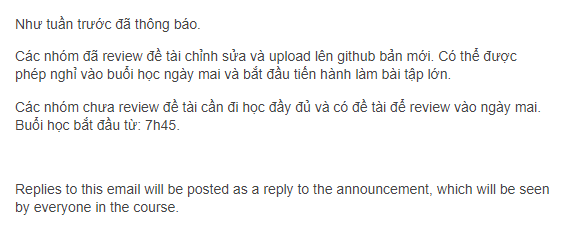
#> input picture Model/images/b9a69cac-7a94-4523-af04-5edb4cd8f344.jpg, 585 x 237 px
$ python -i predict.py   (imports and definitions only)
#> lines starting #> are read from the running program, lines starting #| are printed output that depends on the picture; after the words box and inside, x2 and y2 are one past the last pixel; in counts of white or black regions, pixels touching at a corner belong together
### Model/OCR/CRNN/model.py
# import our model, different layers and activation function
from tensorflow.keras.layers import Dense, LSTM, Reshape, BatchNormalization, Input, Conv2D, MaxPool2D, Lambda, Bidirectional, Add, Activation
from tensorflow.keras.models import Model
from tensorflow.keras.activations import relu, sigmoid, softmax
import tensorflow.keras.backend as K
from tensorflow.keras.utils import to_categorical
from tensorflow.keras.callbacks import CSVLogger, TensorBoard, ModelCheckpoint, EarlyStopping, ReduceLROnPlateau
import pandas as pd


def init_model():

    char_list =[' ', "'", '(', ')', '+', '-', '.', '/', '0', '1', '2', '3', '4', '5', '6', '7', '8', ';', 'A', 'B', 'C', 'D', 'E', 'F', 'G', 'H', 'I', 'K', 'L',
                 'M', 'N', 'O', 'P', 'Q', 'R', 'S', 'T', 'U', 'V', 'X', 'Y', 'Z', 'a', 'b', 'c', 'd', 'e', 'f', 'g', 'h', 'i', 'l', 'm', 'n', 'o', 'p', 'r', 's',
                   't', 'u', 'v', 'x', 'y', 'z', 'Â', 'Ã', 'Ê', 'Í', 'Đ', 'Ư', 'Ạ', 'Ầ', 'Ế', 'Ệ', 'Ố', 'ố', 'Ộ', 'Ỡ']

    # input with shape of height=32 and width=128
    inputs = Input(shape=(118,2522,1))

    # Block 1
    x = Conv2D(64, (3,3), padding='same')(inputs)
    x = MaxPool2D(pool_size=3, strides=3)(x)
    x = Activation('relu')(x)
    x_1 = x

    # Block 2
    x = Conv2D(128, (3,3), padding='same')(x)
    x = MaxPool2D(pool_size=3, strides=3)(x)
    x = Activation('relu')(x)
    x_2 = x

    # Block 3
    x = Conv2D(256, (3,3), padding='same')(x)
    x = BatchNormalization()(x)
    x = Activation('relu')(x)
    x_3 = x

    # Block4
    x = Conv2D(256, (3,3), padding='same')(x)
    x = BatchNormalization()(x)
    x = Add()([x,x_3])
    x = Activation('relu')(x)
    x_4 = x

    # Block5
    x = Conv2D(512, (3,3), padding='same')(x)
    x = BatchNormalization()(x)
    x = Activation('relu')(x)
    x_5 = x

    # Block6
    x = Conv2D(512, (3,3), padding='same')(x)
    x = BatchNormalization()(x)
    x = Add()([x,x_5])
    x = Activation('relu')(x)

    # Block7
    x = Conv2D(1024, (3,3), padding='same')(x)
    x = BatchNormalization()(x)
    x = MaxPool2D(pool_size=(3, 1))(x)
    x = Activation('relu')(x)

    # pooling layer with kernel size (2,2) to make the height/2 #(1,9,512)
    x = MaxPool2D(pool_size=(3, 1))(x)

    # # to remove the first dimension of one: (1, 31, 512) to (31, 512)
    squeezed = Lambda(lambda x: K.squeeze(x, 1))(x)

    # # # bidirectional LSTM layers with units=128
    blstm_1 = Bidirectional(LSTM(512, return_sequences=True, dropout = 0.2))(squeezed)
    blstm_2 = Bidirectional(LSTM(512, return_sequences=True, dropout = 0.2))(blstm_1)

    # # this is our softmax character proprobility with timesteps
    outputs = Dense(len(char_list)+1, activation = 'softmax')(blstm_2)

    # model to be used at test time

    act_model = Model(inputs, outputs)

    return act_model

### Model/OCR/CRNN/predict.py

from .model import init_model
import cv2
import matplotlib.pyplot as plt
import numpy as np
import tensorflow.keras.backend as K
import os
import pandas as pd


# load the saved best model weights
# [1 line that did not run here, left out]
current_dir = os.path.dirname(__file__)
weights_path = os.path.join(current_dir, "weights", "drugname_ocr.weights.h5")
# [1 line not run here, left out]

# predict outputs on validation images

char_list =[' ', "'", '(', ')', '+', '-', '.', '/', '0', '1', '2', '3', '4', '5', '6', '7', '8', ';', 'A', 'B', 'C', 'D', 'E', 'F', 'G', 'H', 'I', 'K', 'L',
                 'M', 'N', 'O', 'P', 'Q', 'R', 'S', 'T', 'U', 'V', 'X', 'Y', 'Z', 'a', 'b', 'c', 'd', 'e', 'f', 'g', 'h', 'i', 'l', 'm', 'n', 'o', 'p', 'r', 's',
                   't', 'u', 'v', 'x', 'y', 'z', 'Â', 'Ã', 'Ê', 'Í', 'Đ', 'Ư', 'Ạ', 'Ầ', 'Ế', 'Ệ', 'Ố', 'ố', 'Ộ', 'Ỡ']

class CRNN():
    def __init__(self, img):
        self.img = img

    def preprocess_img(self, detected_image):

        height, width = detected_image.shape
        img = cv2.resize(detected_image,(int(118/height*width),118))
        height, width = img.shape

        img = np.pad(img, ((0,0), (0, 2522 - width)), 'median')
        img = cv2.GaussianBlur(img, (5,5), 0)
        img = cv2.adaptiveThreshold(img, 255, cv2.ADAPTIVE_THRESH_GAUSSIAN_C, cv2.THRESH_BINARY_INV, 11, 4)
        img = np.expand_dims(img, axis = 2)
        img = img / 255.0

        return img

    def predict_text(self):
        test_img = []

        img = cv2.cvtColor(self.img,cv2.COLOR_BGR2GRAY)
        img = self.preprocess_img(img)

        test_img.append(img)
        test_img = np.array(test_img)
        prediction = act_model.predict(test_img)

        out = K.get_value(K.ctc_decode(prediction, input_length=np.ones(prediction.shape[0])*prediction.shape[1],
                                greedy=True)[0][0])
        # see the results
        all_predictions =[]
        i = 0
        for x in out:
            print("predicted text = ", end = '')
            pred = ""
            for p in x:
                if int(p) != -1:
                    pred += char_list[int(p)]
            print(pred)
            all_predictions.append(pred)
            i+=1

        return all_predictions

>>> import cv2
>>> picture = cv2.imread('../../images/b9a69cac-7a94-4523-af04-5edb4cd8f344.jpg')
#> picture is the input picture: shape (237, 585, 3); mean B, G, R 245.7, 245.6, 245.7
>>> result = CRNN(picture).predict_text()
#> in predict_text, `img = cv2.cvtColor(self.img,cv2.COLOR_BGR2GRAY)`:
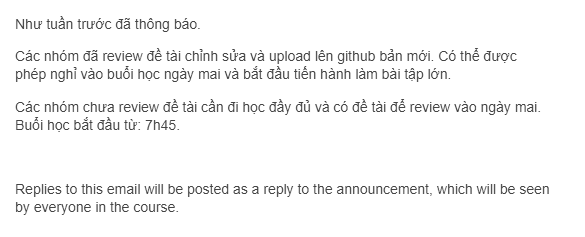
#> img: shape (237, 585); min 68, max 255, mean 245.6
#> in preprocess_img, `img = cv2.resize(detected_image,(int(118/height*width),118))`:
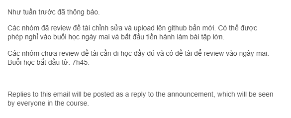
#> img: shape (118, 291); min 69, max 255, mean 245.6
#> in preprocess_img, `img = np.pad(img, ((0,0), (0, 2522 - width)), 'median')`:
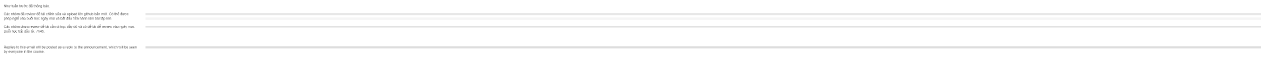
#> img: shape (118, 2522) (shown at 1/2 size); min 69, max 255, mean 251
#> in preprocess_img, `img = cv2.adaptiveThreshold(img, 255, cv2.ADAPTIVE_THRESH_GAUSSIAN_C, ..`:
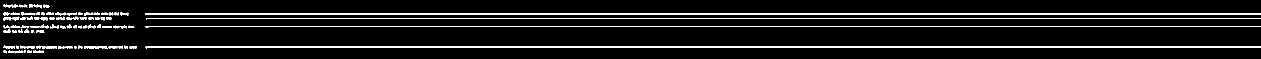
#> img: shape (118, 2522) (shown at 1/2 size); 9% white; 94 white regions (4 under 20 px), largest, box (x1, y1, x2, y2) and area: (291, 26, 2522, 30) 8924, (291, 92, 2522, 97) 6696, (291, 52, 2522, 56) 4469
#> (the run stopped early here; a loop or call above may not have finished)
